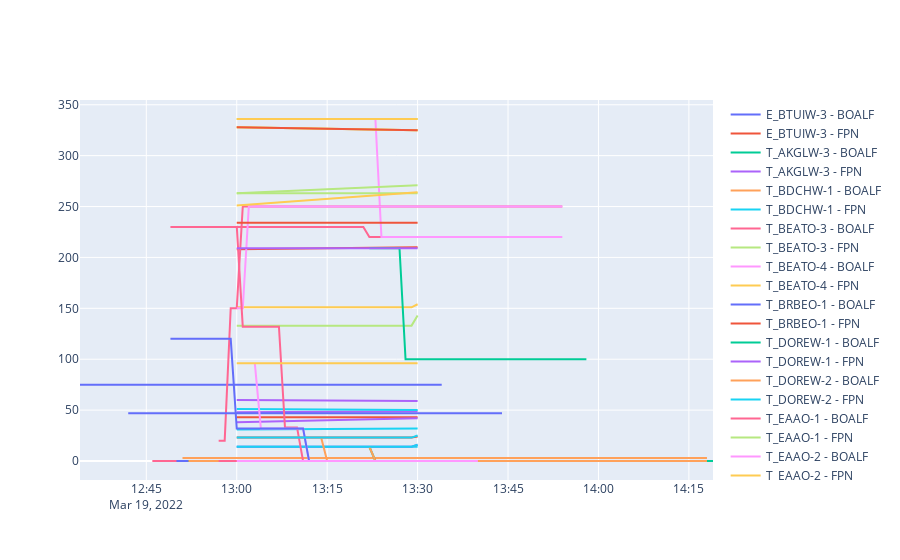

The cell this chart's notebook holds for it:
### Code cell
# lets plot it


traces = []
for combined_one_unit in combined:

    unit = combined_one_unit["unit"].iloc[-1]

    for notification_type in ["BOALF", "FPN"]:
        idx = combined_one_unit["Notification Type"] == notification_type
        x = combined_one_unit[idx].index
        y = combined_one_unit[idx]["Level"]

        trace = go.Scatter(
            x=x,
            y=y,
            name=f"{unit} - {notification_type}",
        )
        traces.append(trace)

fig = go.Figure(data=traces)

fig.show()
